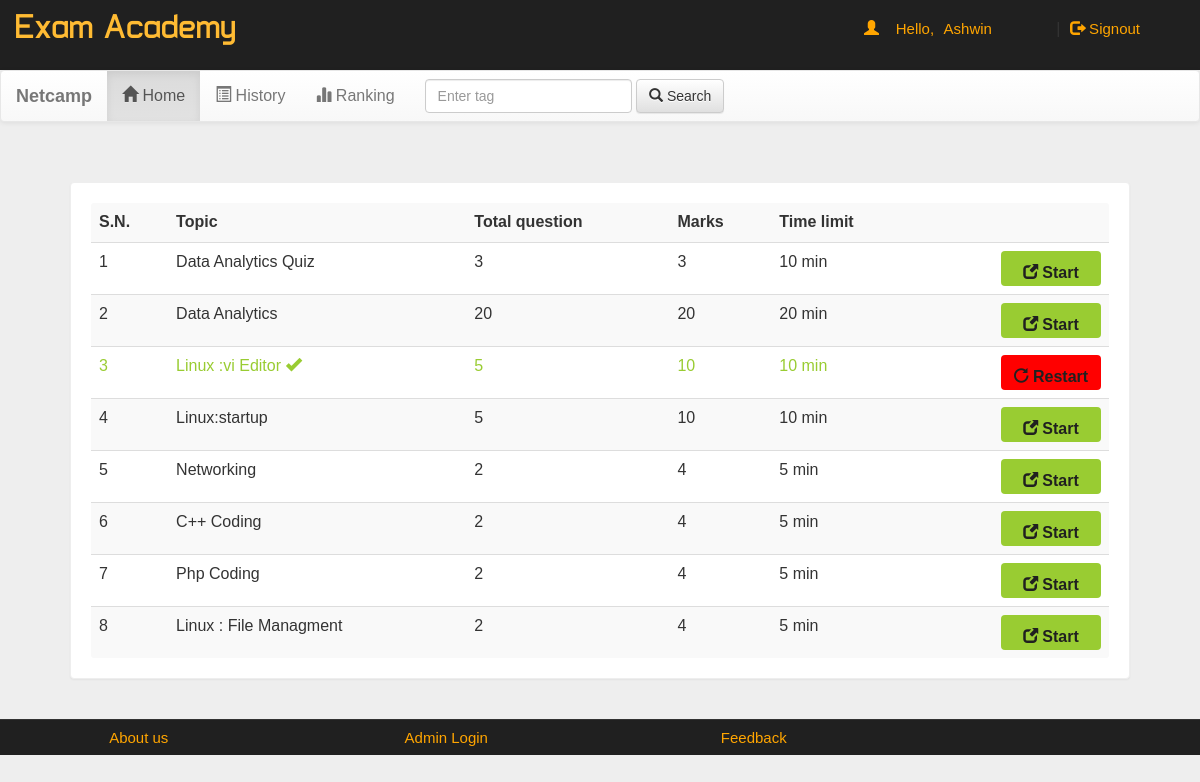
The app's page /account.php?q=1 (signed in) with its own data.
### tables this page shows
CREATE TABLE `quiz` (
  `eid` text NOT NULL,
  `title` varchar(100) NOT NULL,
  `sahi` int(11) NOT NULL,
  `wrong` int(11) NOT NULL,
  `total` int(11) NOT NULL,
  `time` bigint(20) NOT NULL,
  `intro` text NOT NULL,
  `tag` varchar(100) NOT NULL,
  `date` timestamp NOT NULL DEFAULT CURRENT_TIMESTAMP ON UPDATE CURRENT_TIMESTAMP
);

### account.php (the view, shortened to what this page needs)
<!DOCTYPE html PUBLIC "-//W3C//DTD XHTML 1.0 Transitional//EN" "http://www.w3.org/TR/xhtml1/DTD/xhtml1-transitional.dtd">
<html xmlns="http://www.w3.org/1999/xhtml">
<head>
<link  rel="stylesheet" href="css/bootstrap.min.css"/>
 <link  rel="stylesheet" href="css/bootstrap-theme.min.css"/>
 <link rel="stylesheet" href="css/main.css">
 <link  rel="stylesheet" href="css/font.css">
</head>
<body>
<div class="header">
<div class="row">
<div class="col-lg-6">
<span class="logo">Exam Academy</span></div>
<div class="col-md-4 col-md-offset-2">
 <?php
 include_once 'dbConnection.php';
  if(!(isset($_SESSION['email']))){
header("location:index.php");
}
else
{
$name = $_SESSION['name'];
$email=$_SESSION['email'];
echo '<span class="pull-right top title1" ><span class="log1"><span class="glyphicon glyphicon-user" aria-hidden="true"></span>&nbsp;&nbsp;&nbsp;&nbsp;Hello,</span> <a href="account.php?q=1" class="log log1">'.$name.'</a>&nbsp;|&nbsp;<a href="logout.php?q=account.php" class="log"><span class="glyphicon glyphicon-log-out" aria-hidden="true"></span>&nbsp;Signout</button></a></span>';
}?>
</div>
</div></div>
<div class="bg">
<nav class="navbar navbar-default title1">
  <div class="container-fluid">
    <div class="navbar-header">
      <a class="navbar-brand" href="#"><b>Netcamp</b></a>
    </div>
    <div class="collapse navbar-collapse" id="bs-example-navbar-collapse-1">
      <ul class="nav navbar-nav">
        <li <?php if(@$_GET['q']==1) echo'class="active"'; ?> ><a href="account.php?q=1"><span class="glyphicon glyphicon-home" aria-hidden="true"></span>&nbsp;Home<span class="sr-only">(current)</span></a></li>
        <li <?php if(@$_GET['q']==2) echo'class="active"'; ?>><a href="account.php?q=2"><span class="glyphicon glyphicon-list-alt" aria-hidden="true"></span>&nbsp;History</a></li>
		<li <?php if(@$_GET['q']==3) echo'class="active"'; ?>><a href="account.php?q=3"><span class="glyphicon glyphicon-stats" aria-hidden="true"></span>&nbsp;Ranking</a></li></ul>
            <form class="navbar-form navbar-left" role="search">
        <div class="form-group">
          <input type="text" class="form-control" placeholder="Enter tag ">
        </div>
        <button type="submit" class="btn btn-default"><span class="glyphicon glyphicon-search" aria-hidden="true"></span>&nbsp;Search</button>
      </form>
      </div>
  </div>
</nav>
<div class="container">
<div class="row">
<div class="col-md-12">
<?php if(@$_GET['q']==1) {
$result = mysqli_query($con,"SELECT * FROM quiz ORDER BY date DESC") or die('Error');
echo  '<div class="panel"><table class="table table-striped title1">
<tr><td><b>S.N.</b></td><td><b>Topic</b></td><td><b>Total question</b></td><td><b>Marks</b></td><td><b>Time limit</b></td><td></td></tr>';
$c=1;
while($row = mysqli_fetch_array($result)) {
	$title = $row['title'];
	$total = $row['total'];
	$sahi = $row['sahi'];
    $time = $row['time'];
	$eid = $row['eid'];
$q12=mysqli_query($con,"SELECT score FROM history WHERE eid='$eid' AND email='$email'" )or die('Error98');
$rowcount=mysqli_num_rows($q12);
if($rowcount == 0){
	echo '<tr><td>'.$c++.'</td><td>'.$title.'</td><td>'.$total.'</td><td>'.$sahi*$total.'</td><td>'.$time.'&nbsp;min</td>
	<td><b><a href="account.php?q=quiz&step=2&eid='.$eid.'&n=1&t='.$total.'" class="pull-right btn sub1" style="margin:0px;background:#99cc32"><span class="glyphicon glyphicon-new-window" aria-hidden="true"></span>&nbsp;<span class="title1"><b>Start</b></span></a></b></td></tr>';
}
else
{
echo '<tr style="color:#99cc32"><td>'.$c++.'</td><td>'.$title.'&nbsp;<span title="This quiz is already solve by you" class="glyphicon glyphicon-ok" aria-hidden="true"></span></td><td>'.$total.'</td><td>'.$sahi*$total.'</td><td>'.$time.'&nbsp;min</td>
	<td><b><a href="update.php?q=quizre&step=25&eid='.$eid.'&n=1&t='.$total.'" class="pull-right btn sub1" style="margin:0px;background:red"><span class="glyphicon glyphicon-repeat" aria-hidden="true"></span>&nbsp;<span class="title1"><b>Restart</b></span></a></b></td></tr>';
}
}
echo '</table></div>';
}?>
</div></div></div></div>
<div class="row footer">
<div class="col-md-3 box">
<a href="http://www.netcamp.in" target="_blank">About us</a>
</div>
<div class="col-md-3 box">
<a href="#" data-toggle="modal" data-target="#login">Admin Login</a></div>
<div class="col-md-3 box">
<a href="feedback.php" target="_blank">Feedback</a></div></div>
</body>
</html>

### css/main.css (style rules this page uses)
body { overflow-x:hidden; width:100%; font: 15px "Century Gothic", "Times Roman", sans-serif; background:#eee; min-height:550px; background-attachment:fixed; }
.bg { min-height:540px; }
.panel { border-color:#eee; margin:40px; padding:20px; font: 15px "Century Gothic", "Times Roman", sans-serif; }
.header { background:#202020; height:70px; }
.logo { font-family:'typo'; font-size:35px; color:#ffbb33; margin:15px; }
.title1 { font: 16px "Century Gothic", "Times Roman", sans-serif; }
.sub1 { width:90px; color:#202020; background:orange; font-size:15px; height:35px; margin:20px; padding:10px; width:100px; }
.footer { font-size:15px; text-align:center; border-top:1px solid; border-color:#323232; background-color:#202020; }
.footer a { margin:25px; color:orange; text-decoration:none; font: 15px "Century Gothic", "Times Roman", sans-serif; }
.box { padding:9px; }
.top { margin-top:20px; }
.log1 { font: 15px 'Ubuntu', sans-serif; color:orange; margin-left:10px; }
.log { margin:10px; margin-right:60px; margin-left:5px; color:orange; text-decoration:none; font-size:20px; font-size:15px; }

### records on screen
quiz: title "Data Analytics Quiz", total "3", $sahi*$total "3", time "10"
quiz: title "Data Analytics", total "20", $sahi*$total "20", time "20"
quiz: title "Linux :vi Editor", total "5", $sahi*$total "10", time "10"
quiz: title "Linux:startup", total "5", $sahi*$total "10", time "10"
quiz: title "Networking", total "2", $sahi*$total "4", time "5"
quiz: title "C++ Coding", total "2", $sahi*$total "4", time "5"
quiz: title "Php Coding", total "2", $sahi*$total "4", time "5"
quiz: title "Linux : File Managment", total "2", $sahi*$total "4", time "5"

### other values on screen
$name "Ashwin"
